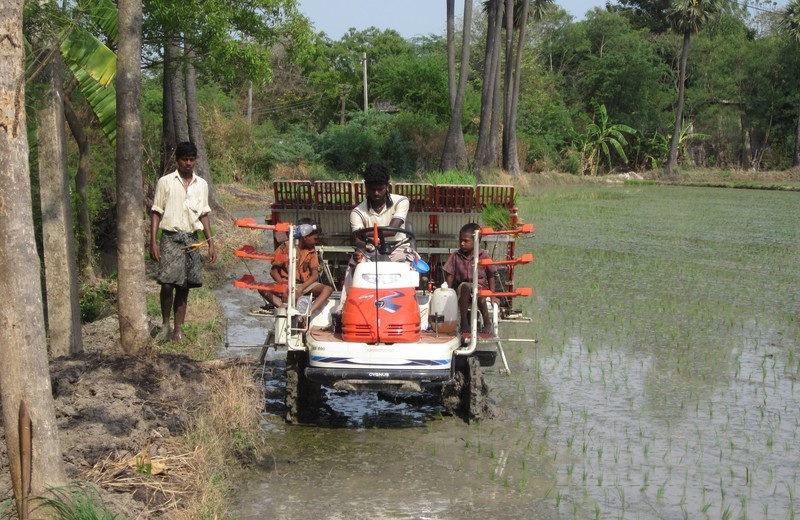
#> input picture assets/images/equipment/paddy-transplanter.jpg, 800 x 520 px, found by its file name
$ python check_paddy_transplanter.py
#> lines starting #> are read from the running program, lines starting #| are printed output that depends on the picture
from PIL import Image

im = Image.open('assets/images/equipment/paddy-transplanter.jpg')
#> im is the input picture: PIL image 800x520 RGB; mean R, G, B 116.7, 114.3, 94.7
print("Image size:", im.size)
#| Image size: (800, 520)

# Crop the bottom right area where timestamps usually appear (e.g. bottom 15% of the image)
w, h = im.size
#> w = 800; h = 520
bottom_right = im.crop((w - 250, h - 80, w, h))
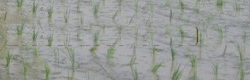
#> bottom_right: PIL image 250x80 RGB; mean R, G, B 152.1, 155.4, 151.3
bottom_right.save('scratch/transplanter_bottom_right.jpg')

# Also check bottom left, top right, etc.
bottom_left = im.crop((0, h - 80, 250, h))
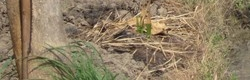
#> bottom_left: PIL image 250x80 RGB; mean R, G, B 141.7, 125.3, 98.7
bottom_left.save('scratch/transplanter_bottom_left.jpg')

print("Saved crops.")

$ run again, with assets/images/equipment/agricultural-sprayer-real.jpg copied over assets/images/equipment/paddy-transplanter.jpg
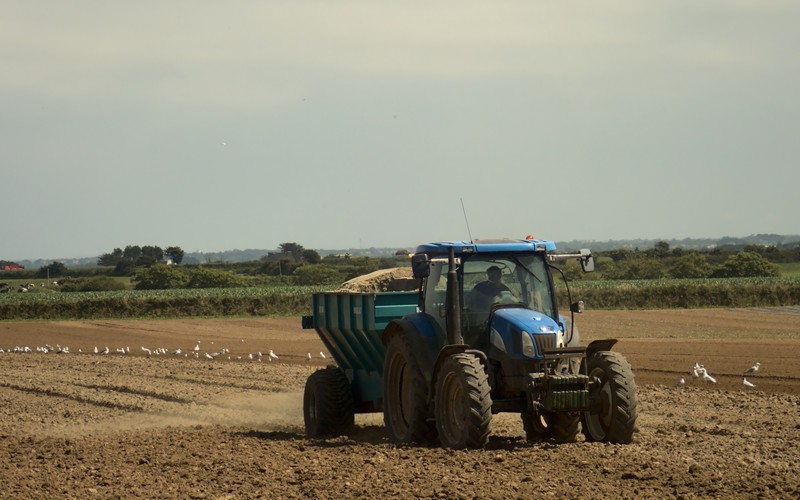
#> input picture assets/images/equipment/agricultural-sprayer-real.jpg, 800 x 500 px, found by its file name
#> im is the input picture: PIL image 800x500 RGB; mean R, G, B 140.1, 135.6, 116.9
#| Image size: (800, 500)
#> `bottom_right = im.crop((w - 250, h - 80, w, h))`:
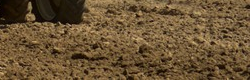
#> bottom_right: PIL image 250x80 RGB; mean R, G, B 106.8, 83.5, 52.5
#> `bottom_left = im.crop((0, h - 80, 250, h))`:
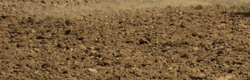
#> bottom_left: PIL image 250x80 RGB; mean R, G, B 124.5, 97.1, 62

$ run again, with assets/images/equipment/cat-harvesting.jpg copied over assets/images/equipment/paddy-transplanter.jpg
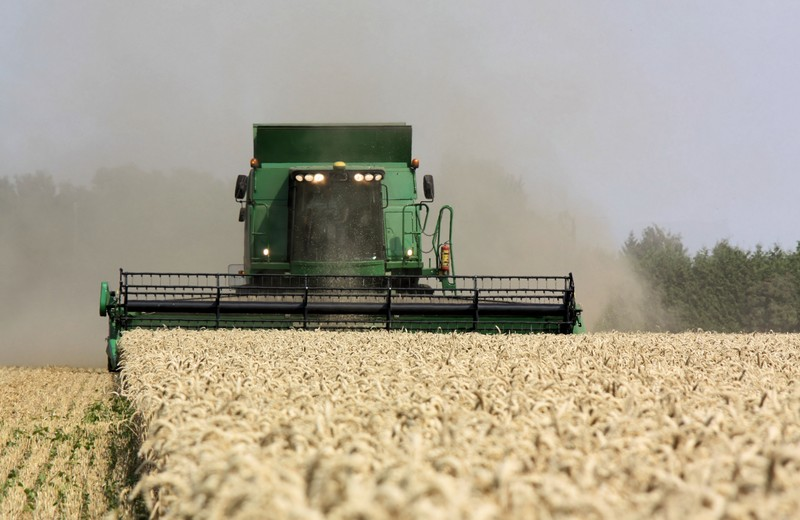
#> input picture assets/images/equipment/cat-harvesting.jpg, 800 x 520 px, found by its file name
#> im is the input picture: PIL image 800x520 RGB; mean R, G, B 170.9, 162.8, 143.8
#| Image size: (800, 520)
#> `bottom_right = im.crop((w - 250, h - 80, w, h))`:
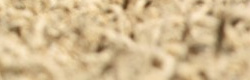
#> bottom_right: PIL image 250x80 RGB; mean R, G, B 209.7, 185, 143.9
#> `bottom_left = im.crop((0, h - 80, 250, h))`:
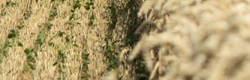
#> bottom_left: PIL image 250x80 RGB; mean R, G, B 173.1, 154.3, 108.5

$ run again, with assets/images/equipment/cat-sowing.jpg copied over assets/images/equipment/paddy-transplanter.jpg
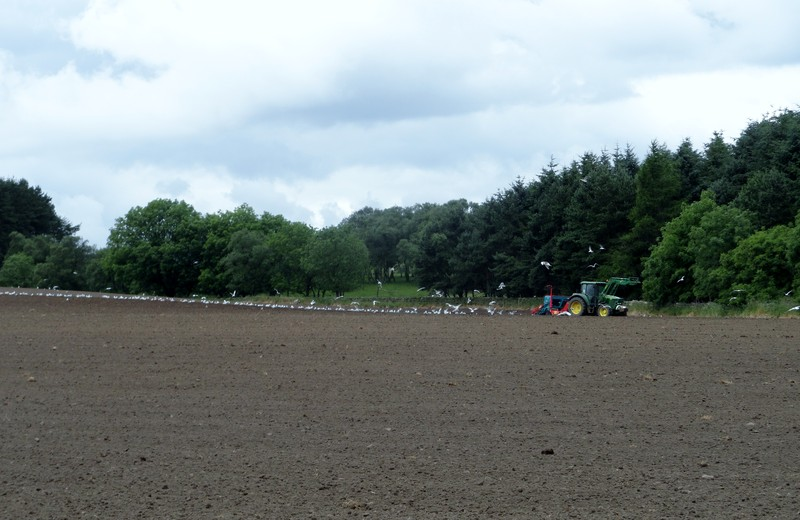
#> input picture assets/images/equipment/cat-sowing.jpg, 800 x 520 px, found by its file name
#> im is the input picture: PIL image 800x520 RGB; mean R, G, B 124.4, 133.4, 132.2
#| Image size: (800, 520)
#> `bottom_right = im.crop((w - 250, h - 80, w, h))`:
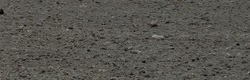
#> bottom_right: PIL image 250x80 RGB; mean R, G, B 86.9, 85.4, 79.2
#> `bottom_left = im.crop((0, h - 80, 250, h))`:
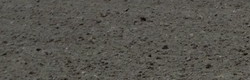
#> bottom_left: PIL image 250x80 RGB; mean R, G, B 86.7, 84.5, 78.3
